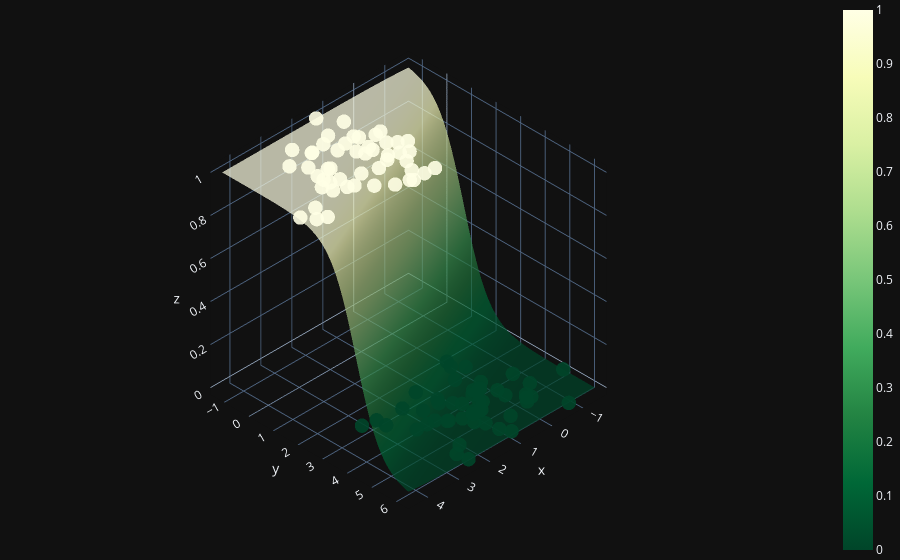

Notebook cell for this chart:
### Code cell
X0 = np.linspace(X[:, 0].min(), X[:, 0].max(), 100)
X1 = np.linspace(X[:, 1].min(), X[:, 1].max(), 100)
xx0, xx1 = np.meshgrid(X0, X1)
Z = W[0] * xx0 + W[1] * xx1 + b
A = 1 / (1 + np.exp(-Z))

fig = (go.Figure(data=[go.Surface(z=A, x=X0, y=X1, colorscale='YlGn', opacity=0.7, reversescale=True)]))

fig.add_scatter3d(x=X[:, 0].flatten(), y=X[:, 1].flatten(), z=y.flatten(), mode='markers', marker=dict(size=5, color=y.flatten(), colorscale='YlGn', opacity=0.9, reversescale=True))


fig.update_layout(template='plotly_dark', title='Frontière de décision', margin=dict(l=0, r=0, b=0, t=0))
fig.layout.scene.camera.projection.type = 'orthographic'
fig.show()
